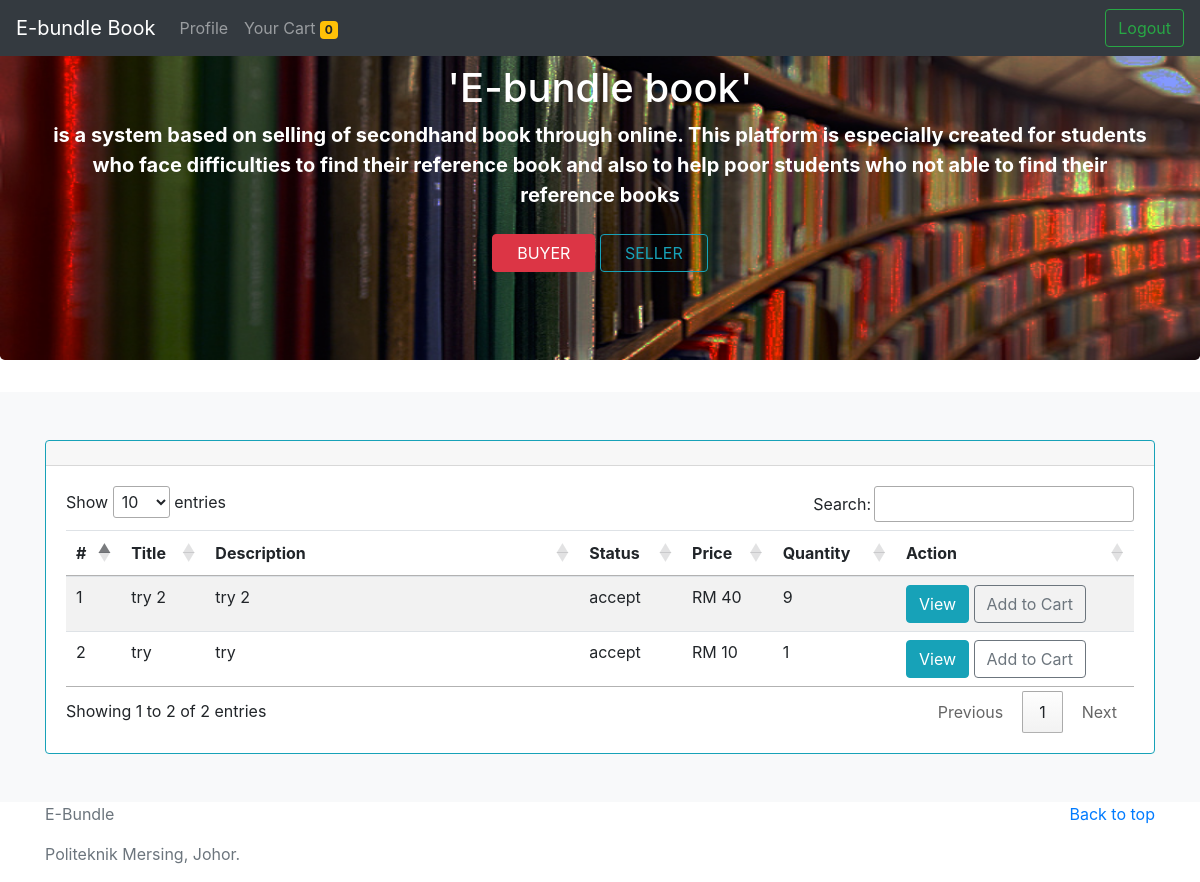
The page /user/ (signed in) on the database its author committed.
### tables this page shows
CREATE TABLE `eb_book` (
  `book_id` int(11) NOT NULL,
  `book_name` varchar(200) NOT NULL,
  `book_status` varchar(100) NOT NULL,
  `book_price` float NOT NULL,
  `book_desc` text NOT NULL,
  `book_department` varchar(100) NOT NULL,
  `book_quantity` int(11) NOT NULL,
  `book_publish` int(11) NOT NULL,
  `book_level` varchar(100) NOT NULL,
  `user_id` int(11) NOT NULL,
  `admin_info` varchar(200) NOT NULL
);

### user/include/session.php (called while the page is built, shortened)
<?php
if (!isset($_SESSION['user_id'])) {
	echo "<script>window.location='../'</script>";
} else {
	$customerid = $_SESSION['user_id'];
$totalcart = $ctrl->getSumCart($conn, $customerid);
}
?>

### control/allControl.php (called while the page is built, shortened)
<?php
	class allControl{
		public function getSumCart($conn, $id){
			$sql = mysqli_query($conn, "SELECT COUNT(cart_id) as totalcart FROM eb_cart WHERE user_id = '$id' AND cart_status IN (1)");
			if (mysqli_num_rows($sql)>0) {
				if ($row = mysqli_fetch_array($sql)) {
					return $row;
				}
			} else {
				return 0;
			}
		}
		public function showallbook($conn){
			$rows = array();
			$sql = mysqli_query($conn, "SELECT * FROM eb_book WHERE book_status IN ('accept') AND book_quantity > 0 AND book_publish IN (1) ORDER BY RAND()");
			if (mysqli_num_rows($sql)>0) {
				while ($row = mysqli_fetch_array($sql)) {
					$rows[] = $row;
				}
			} else {
				$rows = false;
			}
			return $rows;
		}
	}
?>

### user/index.php (the view, shortened to what this page needs)
<?php
include '../control/allControl.php';
$ctrl = new allControl();
$conn = $ctrl->open();
$listbook = $ctrl->showallbook($conn);
include 'include/session.php';
?>
<!doctype html>
<html lang="en">
  <?php include 'include/head.php'; ?>
  <body>
    <?php include 'include/nav.php'; ?>
<main role="main">
  <section class="jumbotron text-center">
    <div class="container">
      <h1 class="jumbotron-heading text-white">'E-bundle book'</h1>
      <p class="lead text-white font-weight-bold">is a system based on selling of secondhand book through online. This platform is especially created for students who face difficulties to find their reference book and also to help poor students who not able to find their reference books</p>
      <p>
        <a href="#" class="btn btn-outline-danger my-2 px-4 active" id="buyerbtn">BUYER</a>
        <a href="#" class="btn btn-outline-info my-2 px-4" id="sellerbtn">SELLER</a>
      </p>
    </div>
  </section>
  <div class="album py-5 bg-light" id="buyercontent">
    <div class="container">
      <div class="row">
        <div class="col-md-12">
          <div class="card border-info">
            <div class="card-header"></div>
            <div class="card-body">
              <div class="table-responsive">
                <table class="table table-striped table-sm " id="myTable">
                  <thead>
                    <tr>
                      <th>#</th>
                      <th>Title</th>
                      <th width="35%">Description</th>
                      <th>Status</th>
                      <th>Price</th>
                      <th>Quantity</th>
                      <th>Action</th>
                    </tr>
                  </thead>
                  <tbody>
                    <?php
                    $num = 1;
                    if ($listbook == false) {
                    } else {
                    foreach ($listbook as $recordbook) { ?>
                      <tr>
                        <td><?php echo $num++; ?></td>
                        <td><?php echo $recordbook['book_name']; ?></td>
                        <td><?php echo $recordbook['book_desc']; ?></td>
                        <td><?php echo $recordbook['book_status']; ?></td>
                        <td>RM <?php echo $recordbook['book_price']; ?></td>
                        <td><?php echo $recordbook['book_quantity']; ?></td>
                        <td><a href="view.php?id=<?php echo $recordbook['book_id']; ?>" class="btn btn-info">View</a>&nbsp;<a href="../control/allControl.php?mod=addCart&id=<?php echo $recordbook['book_id']; ?>" class="btn btn-outline-secondary">Add to Cart</a></td>
                      </tr>
                    <?php } }?>
                  </tbody>
                </table>
              </div>
            </div>
          </div>
        </div>
      </div>
    </div>
  </div>
</main>
<?php include 'include/footer.php'; ?>
</body>
</html>

### user/include/head.php (shortened to what this page needs)
<head>
    <link href="../dist/css/bootstrap.min.css" rel="stylesheet">
    <link rel="stylesheet" href="http://cdn.datatables.net/1.10.19/css/jquery.dataTables.min.css">
  </head>

### user/include/nav.php (shortened to what this page needs)
<header>
  <nav class="navbar navbar-expand-md navbar-dark fixed-top bg-dark">
    <a class="navbar-brand" href="index.php">E-bundle Book</a>
    <div class="collapse navbar-collapse" id="navbarCollapse">
      <ul class="navbar-nav mr-auto">
        <li class="nav-item">
          <a class="nav-link" href="profile.php">Profile</a>
        </li>
        <li class="nav-item">
          <a class="nav-link" href="cart.php">Your Cart <span class="badge badge-warning"><?php echo $totalcart['totalcart']; ?></span></a>
        </li>
      </ul>
      <div class=" mt-2 mt-md-0">
        <a href="../control/allControl.php?mod=logout" class="btn btn-outline-success my-2 my-sm-0" onclick="return confirm('Are you sure ?')">Logout</a>
      </div>
    </div>
  </nav>
</header>

### user/include/footer.php
<footer class="text-muted">
  <div class="container">
    <p class="float-right">
      <a href="#">Back to top</a>
    </p>
    <p>E-Bundle</p>
    <p>Politeknik Mersing, Johor.</p>
  </div>
</footer>

### user/include/head.php (style rules this page uses)
.jumbotron { background: url("../store/bg22.jpg") no-repeat center center; background-image: rgb(0,0,0,.4); -webkit-background-size: 100% 100%; -moz-background-size: 100% 100%; -o-background-size: 100% 100%; background-size: 100% 100%; }

### rows shown on the page
eb_book: book_name "try 2", book_desc "try 2", book_status "accept", book_price "40", book_quantity "9"
eb_book: book_name "try", book_desc "try", book_status "accept", book_price "10", book_quantity "1"

### other values the page prints
$totalcart['totalcart'] "0"
